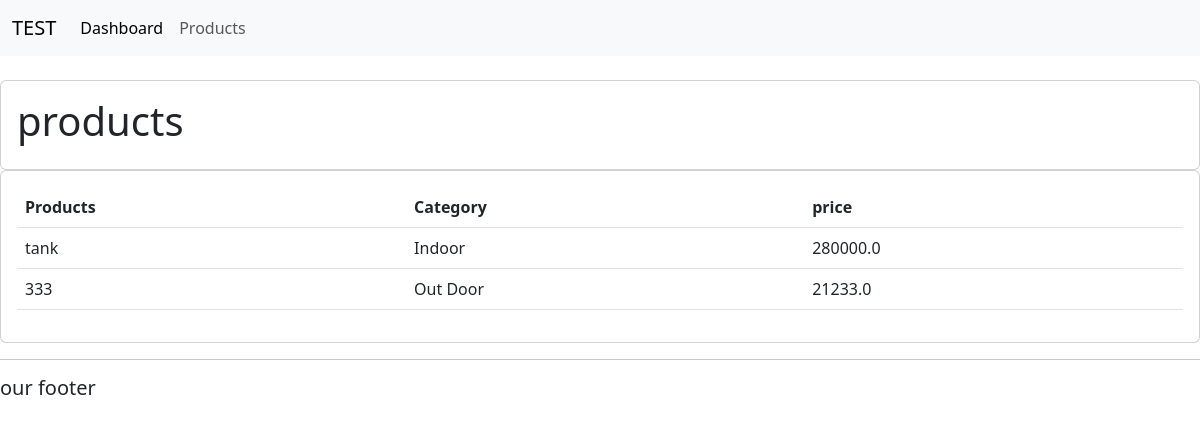
Before: /products/ with the older database file.
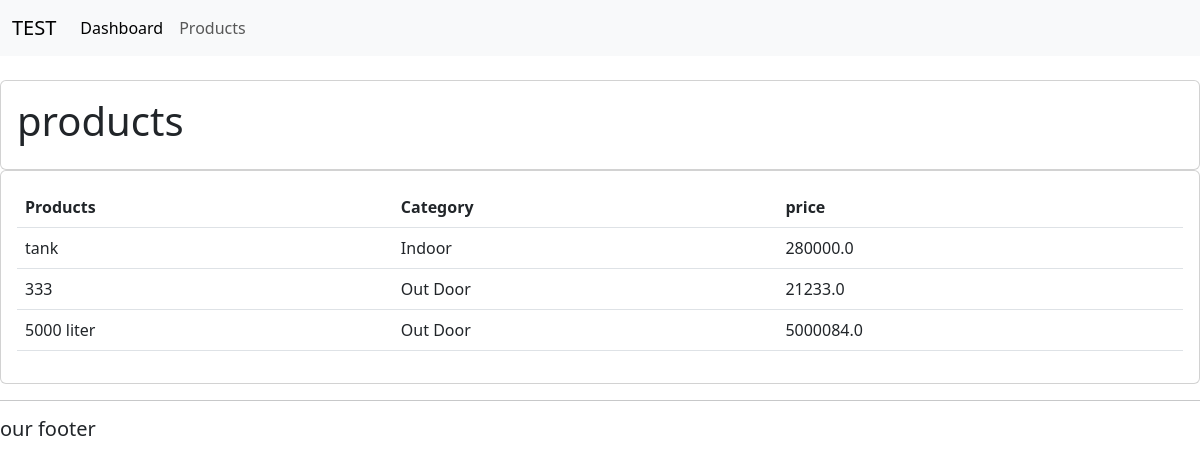
After: the same page with the newer database file.
### accounts/models.py (models this page shows, shortened)
class Product(models.Model):
    CATEGORY = (
        ('Indoor', ' Indoor'),
        ('Out Door', 'Out Door'),
    )
    name = models.CharField(max_length=200 , null= True)
    price = models.FloatField(null= True)
    category = models.CharField(max_length=200 , null= True , choices= CATEGORY)
    discription = models.CharField(max_length=200 , null= True , blank= True)
    date_created = models.DateTimeField(auto_now_add= True , null= True)
    tags = models.ManyToManyField(Tag)

### accounts/views.py (the view)
# urls.py: path('products/', views.products ,name='products'),
def products(request):
    products = Product.objects.all()
    return render(request, 'accounts/products.html', {'products': products})

### accounts/templates/accounts/products.html
{% extends 'accounts/main.html' %}
{% block content %}
<br>
<div class="row">
<div class="col-md">
    <div class="card card-body">
       <h1>products</h1>
    </div>
        <div class="card card-body">
            <table class="table">
                <tr>
                    <th>Products</th>
                    <th>Category</th>
                    <th>price</th>
                </tr>
                {% for i in products %}
                <tr>
                   <td>{{i.name}}</td>
                   <td>{{i.category}}</td>
                   <td>{{i.price}}</td>
                </tr>
                {% endfor %}
            </table>
        </div>
    </div>
</div>
    {% endblock %}

Changed rows visible on the page:
added Product: name "5000 liter", category "Out Door", price "5000084.0"
